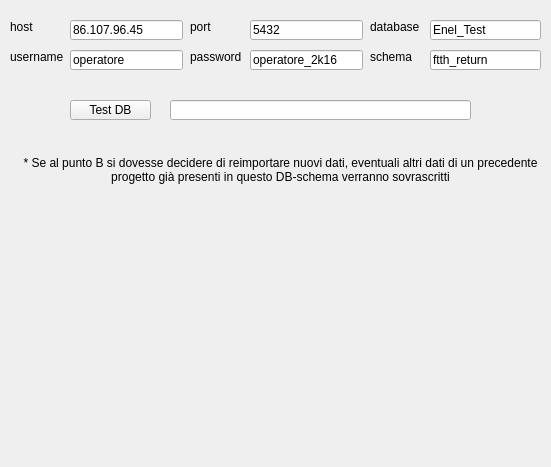
   <widget class="QWidget" name="chkDB">
    <property name="geometry">
     <rect>
      <x>0</x>
      <y>0</y>
      <width>551</width>
      <height>467</height>
     </rect>
    </property>
    <attribute name="label">
     <string>A - Parametri connessione DB*</string>
    </attribute>
    <widget class="QLabel" name="label">
     <property name="geometry">
      <rect>
       <x>10</x>
       <y>20</y>
       <width>54</width>
       <height>14</height>
      </rect>
     </property>
     <property name="text">
      <string>host</string>
     </property>
    </widget>
    <widget class="QLineEdit" name="hostDB">
     <property name="geometry">
      <rect>
       <x>70</x>
       <y>20</y>
       <width>113</width>
       <height>20</height>
      </rect>
     </property>
     <property name="text">
      <string>86.107.96.45</string>
     </property>
    </widget>
    <widget class="QLineEdit" name="portDB">
     <property name="geometry">
      <rect>
       <x>250</x>
       <y>20</y>
       <width>113</width>
       <height>20</height>
      </rect>
     </property>
     <property name="text">
      <string>5432</string>
     </property>
    </widget>
    <widget class="QLineEdit" name="usrDB">
     <property name="geometry">
      <rect>
       <x>70</x>
       <y>50</y>
       <width>113</width>
       <height>20</height>
      </rect>
     </property>
     <property name="text">
      <string>operatore</string>
     </property>
    </widget>
    <widget class="QLineEdit" name="pwdDB">
     <property name="geometry">
      <rect>
       <x>250</x>
       <y>50</y>
       <width>113</width>
       <height>20</height>
      </rect>
     </property>
     <property name="text">
      <string>operatore_2k16</string>
     </property>
    </widget>
    <widget class="QLineEdit" name="nameDB">
     <property name="geometry">
      <rect>
       <x>430</x>
       <y>20</y>
       <width>111</width>
       <height>20</height>
      </rect>
     </property>
     <property name="text">
      <string>Enel_Test</string>
     </property>
    </widget>
    <widget class="QLabel" name="label_2">
     <property name="geometry">
      <rect>
       <x>190</x>
       <y>20</y>
       <width>54</width>
       <height>14</height>
      </rect>
     </property>
     <property name="text">
      <string>port</string>
     </property>
    </widget>
    <widget class="QLabel" name="label_3">
     <property name="geometry">
      <rect>
       <x>10</x>
       <y>50</y>
       <width>54</width>
       <height>14</height>
      </rect>
     </property>
     <property name="text">
      <string>username</string>
     </property>
    </widget>
    <widget class="QLabel" name="label_4">
     <property name="geometry">
      <rect>
       <x>190</x>
       <y>50</y>
       <width>54</width>
       <height>14</height>
      </rect>
     </property>
     <property name="text">
      <string>password</string>
     </property>
    </widget>
    <widget class="QLabel" name="label_5">
     <property name="geometry">
      <rect>
       <x>370</x>
       <y>20</y>
       <width>54</width>
       <height>14</height>
      </rect>
     </property>
     <property name="text">
      <string>database</string>
     </property>
    </widget>
    <widget class="QToolButton" name="testBtn">
     <property name="geometry">
      <rect>
       <x>70</x>
       <y>100</y>
       <width>81</width>
       <height>20</height>
      </rect>
     </property>
     <property name="text">
      <string>Test DB</string>
     </property>
    </widget>
    <widget class="QLineEdit" name="testAnswer">
     <property name="geometry">
      <rect>
       <x>170</x>
       <y>100</y>
       <width>301</width>
       <height>20</height>
      </rect>
     </property>
     <property name="readOnly">
      <bool>true</bool>
     </property>
    </widget>
    <widget class="QLabel" name="label_9">
     <property name="geometry">
      <rect>
       <x>370</x>
       <y>50</y>
       <width>54</width>
       <height>14</height>
      </rect>
     </property>
     <property name="text">
      <string>schema</string>
     </property>
    </widget>
    <widget class="QLineEdit" name="schemaDB">
     <property name="geometry">
      <rect>
       <x>430</x>
       <y>50</y>
       <width>111</width>
       <height>20</height>
      </rect>
     </property>
     <property name="text">
      <string>ftth_return</string>
     </property>
    </widget>
    <widget class="QLabel" name="label_6">
     <property name="geometry">
      <rect>
       <x>20</x>
       <y>150</y>
       <width>521</width>
       <height>41</height>
      </rect>
     </property>
     <property name="text">
      <string>&lt;html&gt;&lt;head/&gt;&lt;body&gt;&lt;p align=&quot;center&quot;&gt;* Se al punto B si dovesse decidere di reimportare nuovi dati, eventuali altri dati di un precedente progetto già presenti in questo DB-schema verranno sovrascritti&lt;/p&gt;&lt;/body&gt;&lt;/html&gt;</string>
     </property>
     <property name="wordWrap">
      <bool>true</bool>
     </property>
    </widget>
   </widget>
